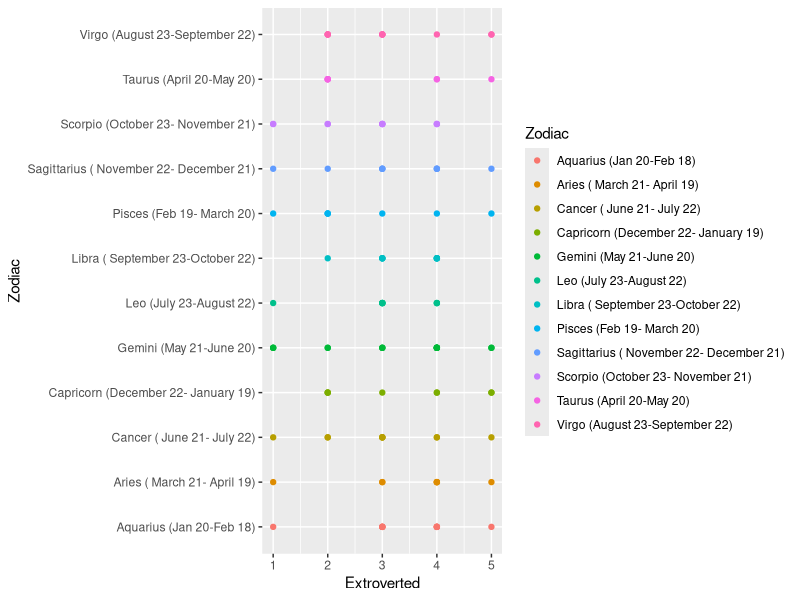

Recreate this plot in R.
## ---- chunk 1
df = read.csv("PersonalitySurvey.csv")
summary(df)
## ---- chunk 2
library(ggplot2)
ggplot(data = df) + 
  geom_point(mapping = aes(x=Zodiac, y=Extroverted, col = Zodiac))+
  coord_flip()
  
